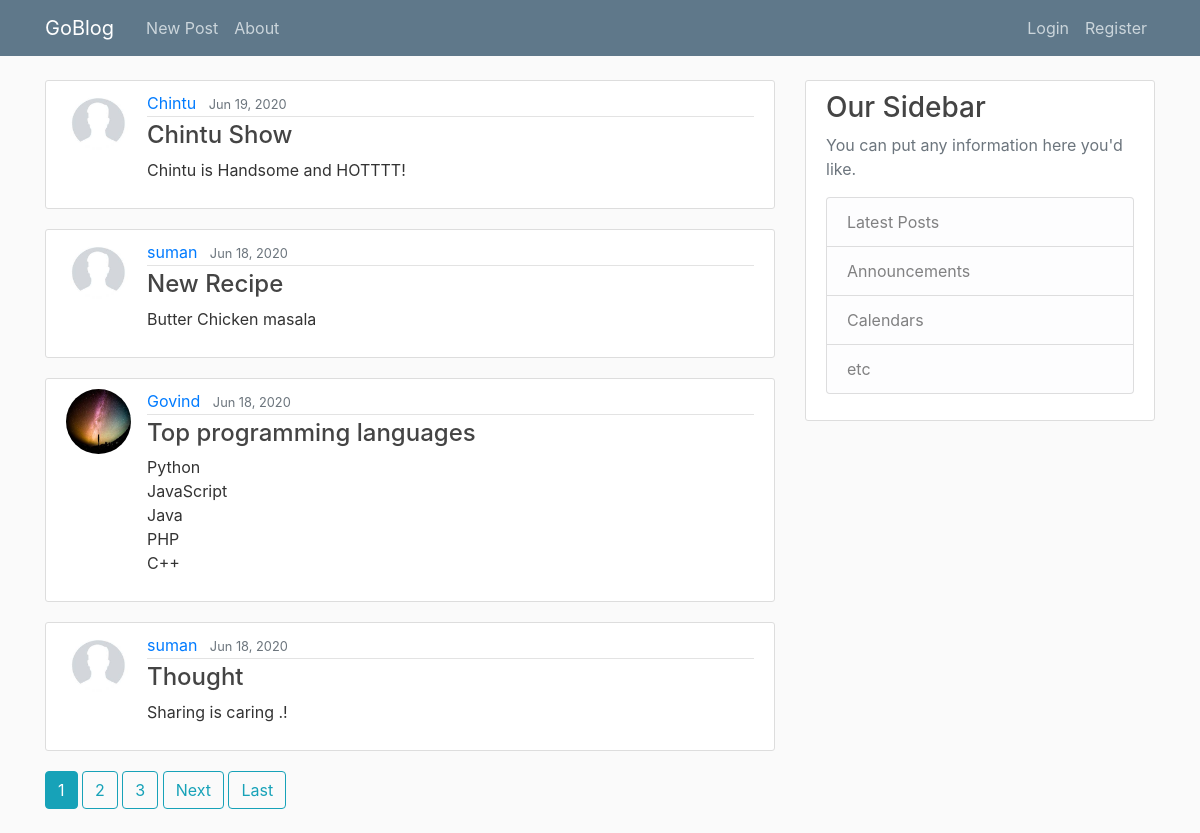
The page / on the database its author committed.
### blog/models.py (models this page shows, shortened)
class Post(models.Model):
    title = models.CharField(max_length=100)
    content = models.TextField()
    date_posted = models.DateTimeField(default=timezone.now)
    author = models.ForeignKey(User, on_delete= models.CASCADE )

### users/models.py (models this page shows, shortened)
class Profile(models.Model):
    user = models.OneToOneField(User, on_delete=models.CASCADE)
    image = db.models.ImageField(default='default.jpg', upload_to='profile_pics')

### blog/views.py (the view)
# urls.py: path('',PostListView.as_view(), name= 'blog-home'),    # name is used in html page to link the url
class PostListView(ListView):
    model = Post
    template_name = 'blog/home.html' # naming covention is appname/model_viewtype.html for ListView but we can change it here
    context_object_name = 'posts'       # to tell listview  which object to be passed which we used in html file
    ordering = ['-date_posted']
    paginate_by = 4

### blog/templates/blog/home.html (shortened to what this page needs)
{% extends "blog/base.html" %}
{% block content %}
    {% for post in posts %}
        <article class="media content-section">
          <img class="rounded-circle article-img" src="{{ post.author.profile.image.url }}" >
          <div class="media-body">
            <div class="article-metadata">
              <a class="mr-2" href="{% url 'user-posts' post.author.username %}">{{ post.author }}</a>
              <small class="text-muted">{{ post.date_posted|date:"M  d, Y" }}</small>
            </div>
              <h4><a class="article-title" href="{% url 'post-detail' post.id %}">{{ post.title }}</a></h4>
            <p class="article-content">{{ post.content }}</p>
          </div>
        </article>
    {% endfor %}
    {% if is_paginated %}
      {% for num in page_obj.paginator.page_range %}
        {% if page_obj.number == num %}
          <a class="btn btn-info mb-4" href="?page={{ num }}">{{ num }}</a>
        {% elif num > page_obj.number|add:'-3' and num < page_obj.number|add:'3' %}
          <a class="btn btn-outline-info mb-4" href="?page={{ num }}">{{ num }}</a>
        {% endif %}
      {% endfor %}
      {% if page_obj.has_next %}
        <a class="btn btn-outline-info mb-4" href="?page={{ page_obj.next_page_number }}">Next</a>
        <a class="btn btn-outline-info mb-4" href="?page={{ page_obj.paginator.num_pages }}">Last</a>
      {% endif %}
    {% endif %}
{% endblock content %}

### blog/static/blog/main.css (style rules this page uses)
body { background: #fafafa; color: #333333; margin-top: 5rem; }
h1, h2, h3, h4, h5, h6 { color: #444444; }
.content-section { background: #ffffff; padding: 10px 20px; border: 1px solid #dddddd; border-radius: 3px; margin-bottom: 20px; }
.article-title { color: #444444; }
.article-content { white-space: pre-line; }
.article-img { height: 65px; width: 65px; margin-right: 16px; }
.article-metadata { padding-bottom: 1px; margin-bottom: 4px; border-bottom: 1px solid #e3e3e3 }

### rows shown on the page
Post: author.profile.image (placeholder picture), author "Chintu", date_posted "Jun 19, 2020", title "Chintu Show", content "Chintu is Handsome and HOTTTT!"
Post: author.profile.image (placeholder picture), author "suman", date_posted "Jun 18, 2020", title "New Recipe", content "Butter Chicken masala"
Post: author.profile.image (picture), author "Govind", date_posted "Jun 18, 2020", title "Top programming languages", content "Python JavaScript Java PHP C++"
Post: author.profile.image (placeholder picture), author "suman", date_posted "Jun 18, 2020", title "Thought", content "Sharing is caring .!"

### other values the page prints
{{ num }} "1"
{{ num }} "2" "3"
